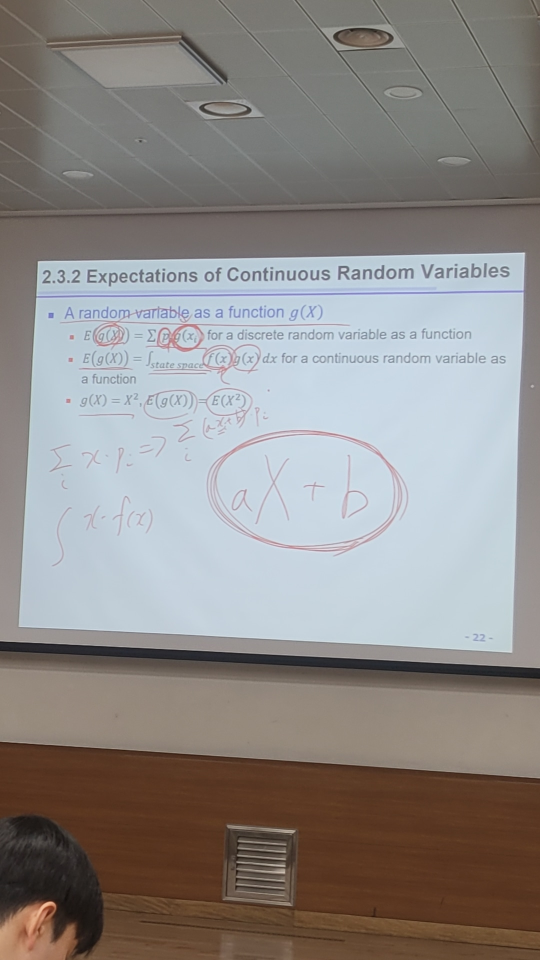
#> input picture samples/screen1.jpg, 1080 x 1920 px (shown at 1/2 size)
$ python step2.py
#> lines starting #> are read from the running program, lines starting #| are printed output that depends on the picture; after the words box and inside, x2 and y2 are one past the last pixel; in counts of white or black regions, pixels touching at a corner belong together
import cv2
from pathlib import Path

ROOT = Path(__file__).resolve().parent.parent
OUT = ROOT / "experiments/out"

img = cv2.imread(str(ROOT / "samples/screen1.jpg"))
#> img is the input picture: shape (1920, 1080, 3); mean B, G, R 135.5, 137.7, 141.5
img = cv2.resize(img, None, fx=0.5, fy=0.5)          # 절반 크기로
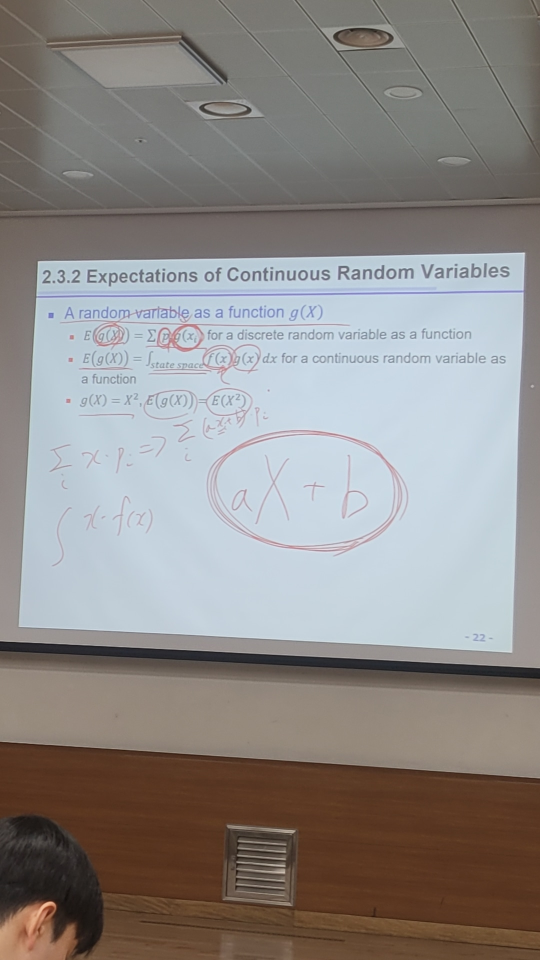
#> img: shape (960, 540, 3); mean B, G, R 135.6, 137.8, 141.6

gray = cv2.cvtColor(img, cv2.COLOR_BGR2GRAY)         # 흑백으로
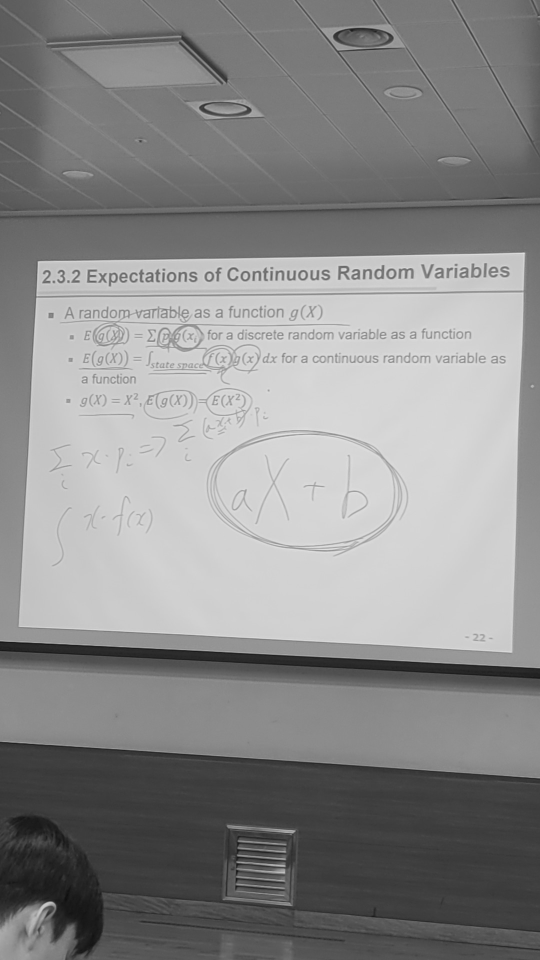
#> gray: shape (960, 540); min 15, max 227, mean 138.7
cv2.imwrite(str(OUT / "2_gray.jpg"), gray)

for t in (90, 100, 110, 120, 130, 140):                              # 기준값 세 개를 한 번에 비교
    _, mask = cv2.threshold(gray, t, 255, cv2.THRESH_BINARY_INV)
    cv2.imwrite(str(OUT / f"2_dark_{t}.png"), mask)
#> this loop made 6 passes
#> pass 1, `_, mask = cv2.threshold(gray, t, 255, cv2.THRESH_BINARY_INV)`:
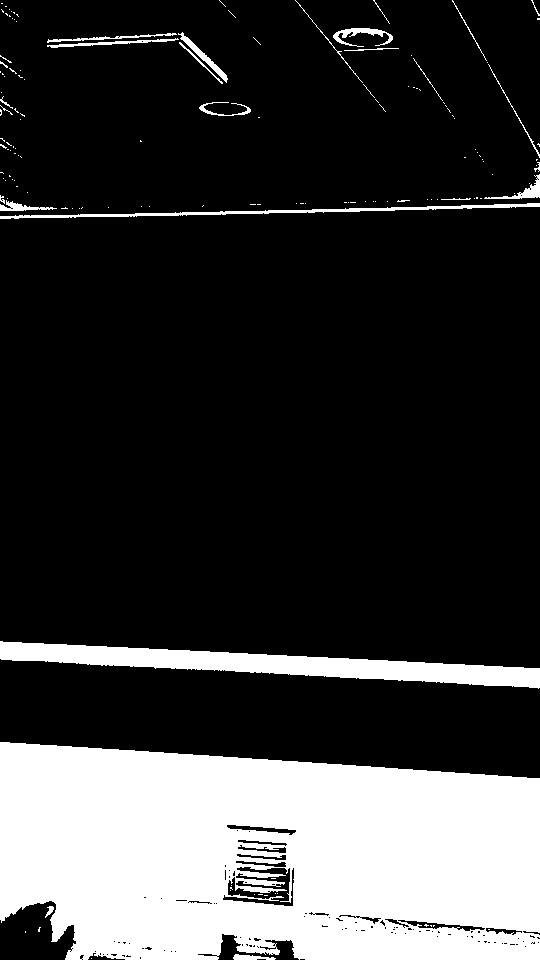
#> mask: shape (960, 540); 22.4% white; 145 white regions (121 under 20 px), largest, box (x1, y1, x2, y2) and area: (0, 742, 540, 960) 100758, (0, 641, 540, 689) 10256, (0, 203, 540, 219) 1678
#> pass 2, `_, mask = cv2.threshold(gray, t, 255, cv2.THRESH_BINARY_INV)`:
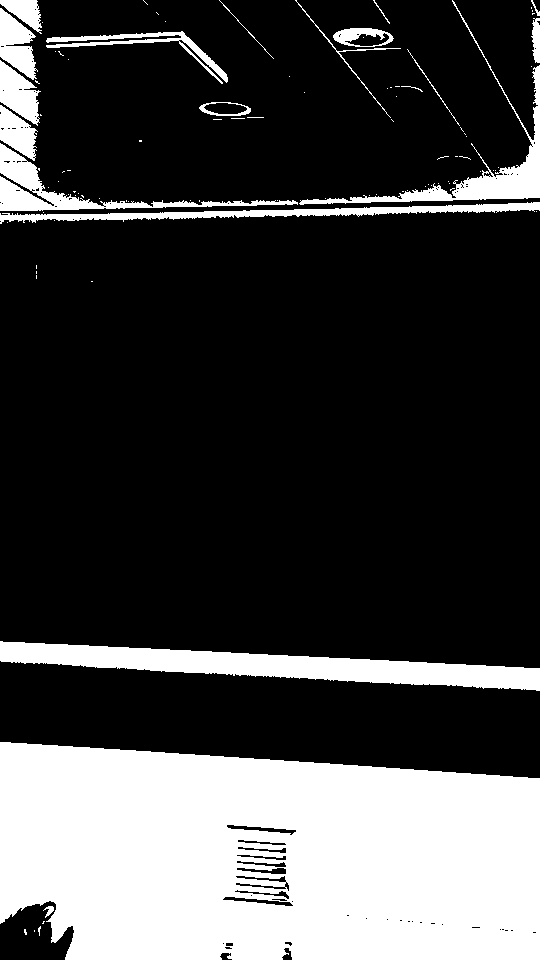
#> mask: shape (960, 540); 26.1% white; 95 white regions (75 under 20 px), largest, box (x1, y1, x2, y2) and area: (0, 742, 540, 960) 103509, (0, 641, 540, 691) 11833, (299, 0, 540, 205) 4336
#> pass 3, `_, mask = cv2.threshold(gray, t, 255, cv2.THRESH_BINARY_INV)`:
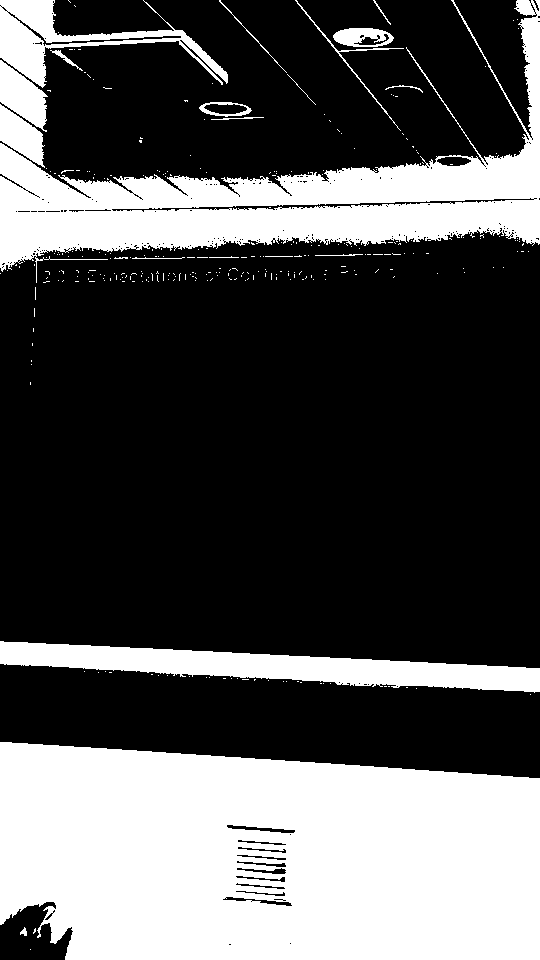
#> mask: shape (960, 540); 32.9% white; 312 white regions (291 under 20 px), largest, box (x1, y1, x2, y2) and area: (0, 742, 540, 960) 104271, (0, 0, 540, 283) 41481, (0, 641, 540, 693) 13051

$ run again, with samples/screen2.jpg copied over samples/screen1.jpg
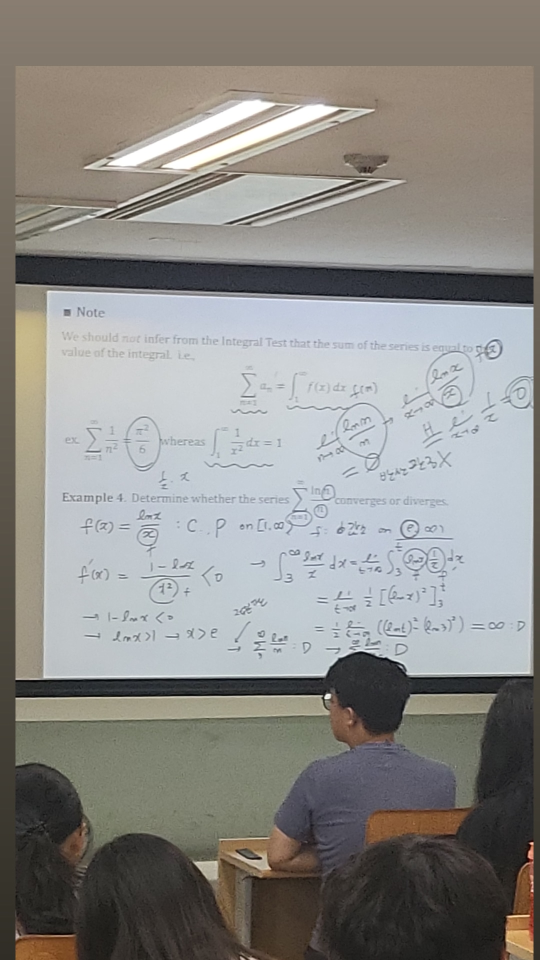
#> input picture samples/screen2.jpg, 1080 x 1920 px (shown at 1/2 size)
#> img is the input picture: shape (1920, 1080, 3); mean B, G, R 136.6, 140, 141.4
#> img: shape (960, 540, 3)
#> the loop `for t in (90, 100, 110, 120, 130, 140):` made 6 passes
#> pass 1, `_, mask = cv2.threshold(gray, t, 255, cv2.THRESH_BINARY_INV)`:
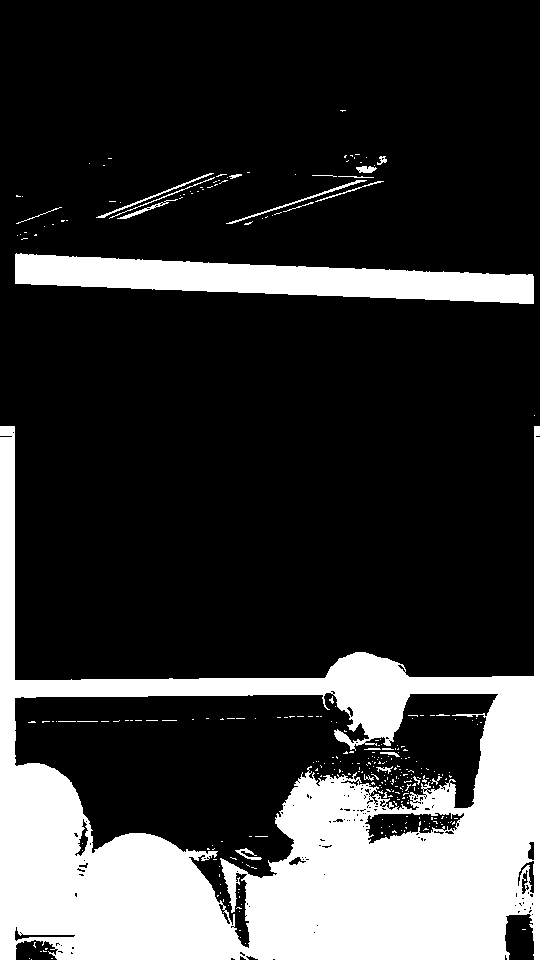
#> mask: shape (960, 540); 22.8% white; 303 white regions (280 under 20 px), largest, box (x1, y1, x2, y2) and area: (0, 426, 540, 960) 100280, (15, 253, 534, 304) 15018, (226, 180, 367, 224) 320
#> pass 3, `_, mask = cv2.threshold(gray, t, 255, cv2.THRESH_BINARY_INV)`:
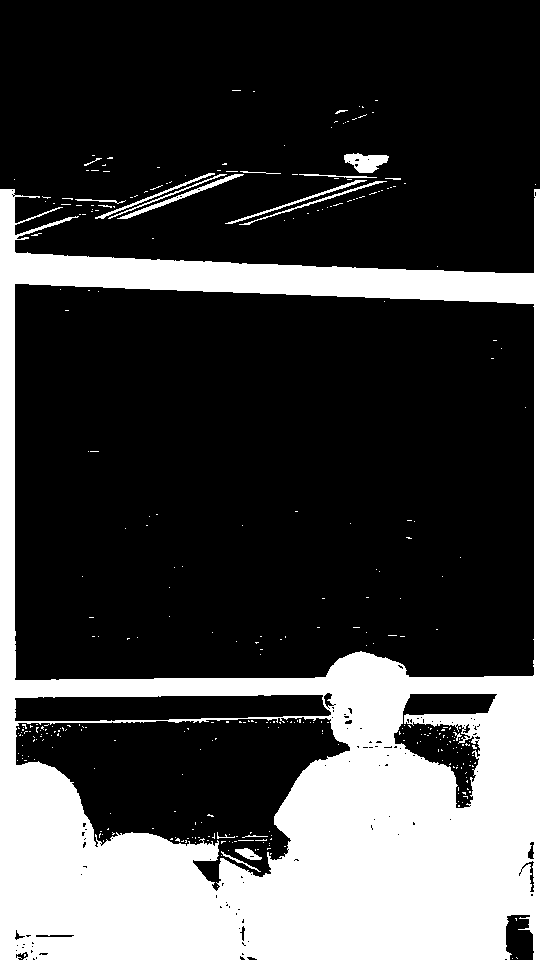
#> mask: shape (960, 540); 26.8% white; 345 white regions (326 under 20 px), largest, box (x1, y1, x2, y2) and area: (0, 189, 540, 960) 134701, (344, 153, 389, 173) 571, (117, 174, 244, 219) 515

$ run again, with samples/board1.jpg copied over samples/screen1.jpg
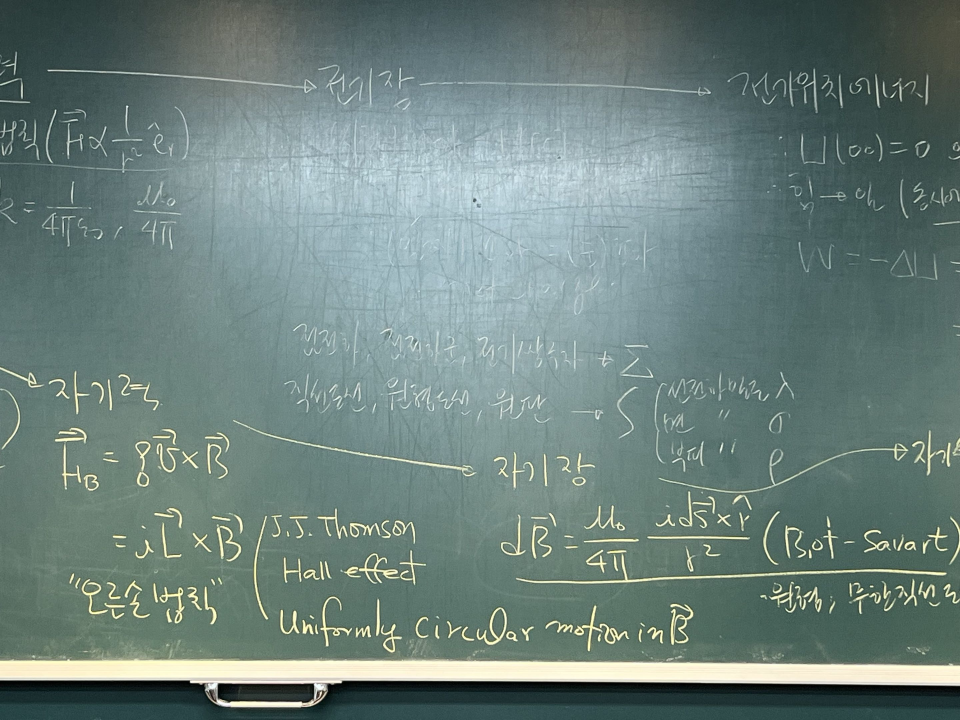
#> input picture samples/board1.jpg, 2880 x 2160 px (shown at 1/3 size)
#> img is the input picture: shape (2160, 2880, 3); mean B, G, R 124.6, 129.2, 108.8
#> img: shape (1080, 1440, 3)
#> the loop `for t in (90, 100, 110, 120, 130, 140):` made 6 passes
#> pass 1, `_, mask = cv2.threshold(gray, t, 255, cv2.THRESH_BINARY_INV)`:
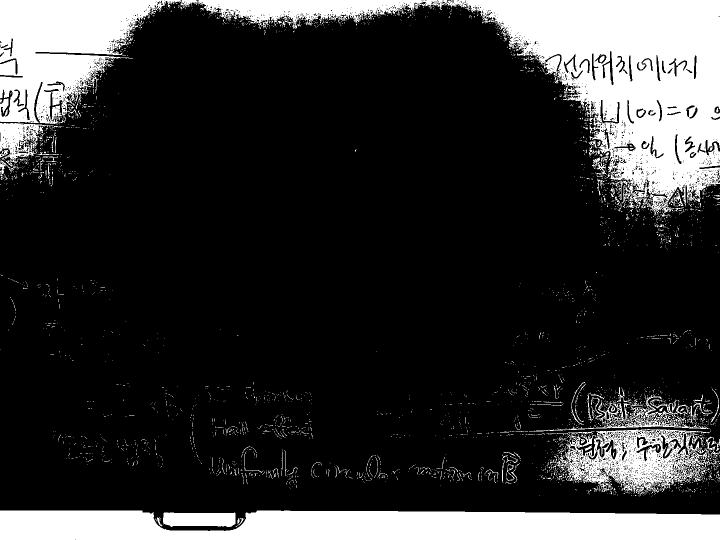
#> mask: shape (1080, 1440) (shown at 1/2 size); 19.3% white; 3136 white regions (3004 under 20 px), largest, box (x1, y1, x2, y2) and area: (0, 0, 1440, 434) 178669, (0, 1021, 1440, 1080) 74785, (1113, 858, 1421, 988) 19519
#> pass 3, `_, mask = cv2.threshold(gray, t, 255, cv2.THRESH_BINARY_INV)`:
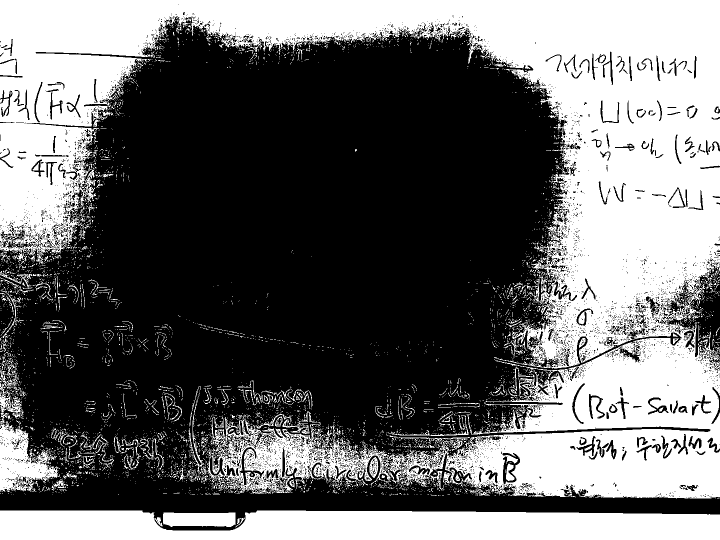
#> mask: shape (1080, 1440) (shown at 1/2 size); 40.9% white; 4933 white regions (4632 under 20 px), largest, box (x1, y1, x2, y2) and area: (0, 0, 1440, 997) 513628, (0, 1021, 1440, 1080) 75100, (0, 838, 117, 984) 8574

$ run again, with samples/screen_black_pen.jpg copied over samples/screen1.jpg
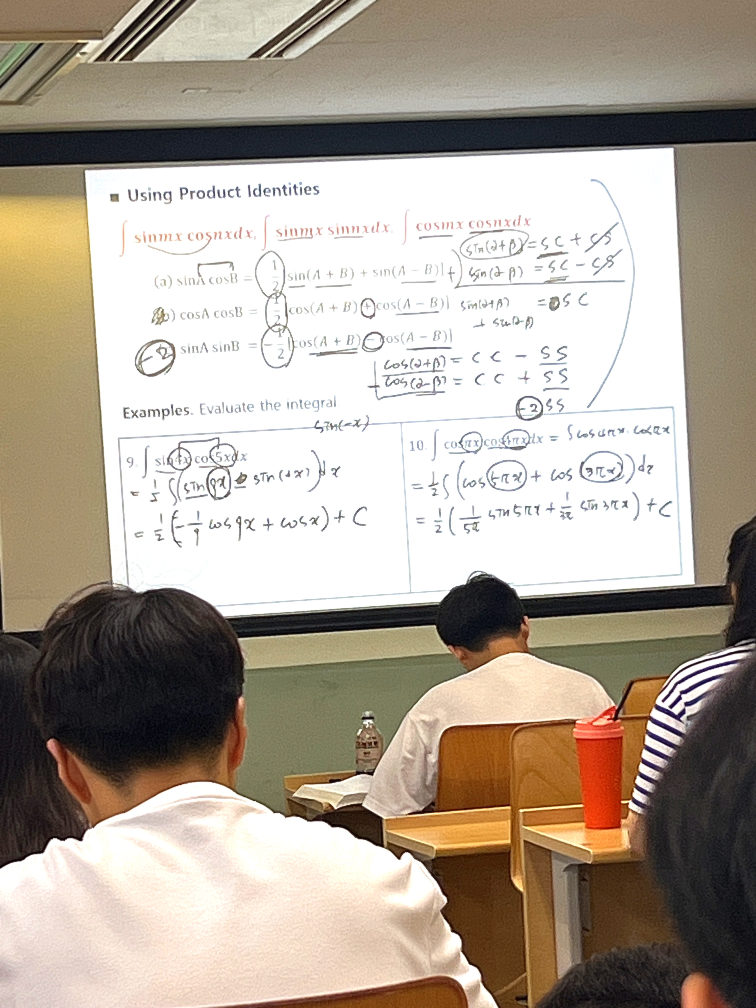
#> input picture samples/screen_black_pen.jpg, 3024 x 4032 px (shown at 1/4 size)
#> img is the input picture: shape (4032, 3024, 3); mean B, G, R 152.3, 165.1, 175.8
#> img: shape (2016, 1512, 3)
#> the loop `for t in (90, 100, 110, 120, 130, 140):` made 6 passes
#> pass 1, `_, mask = cv2.threshold(gray, t, 255, cv2.THRESH_BINARY_INV)`:
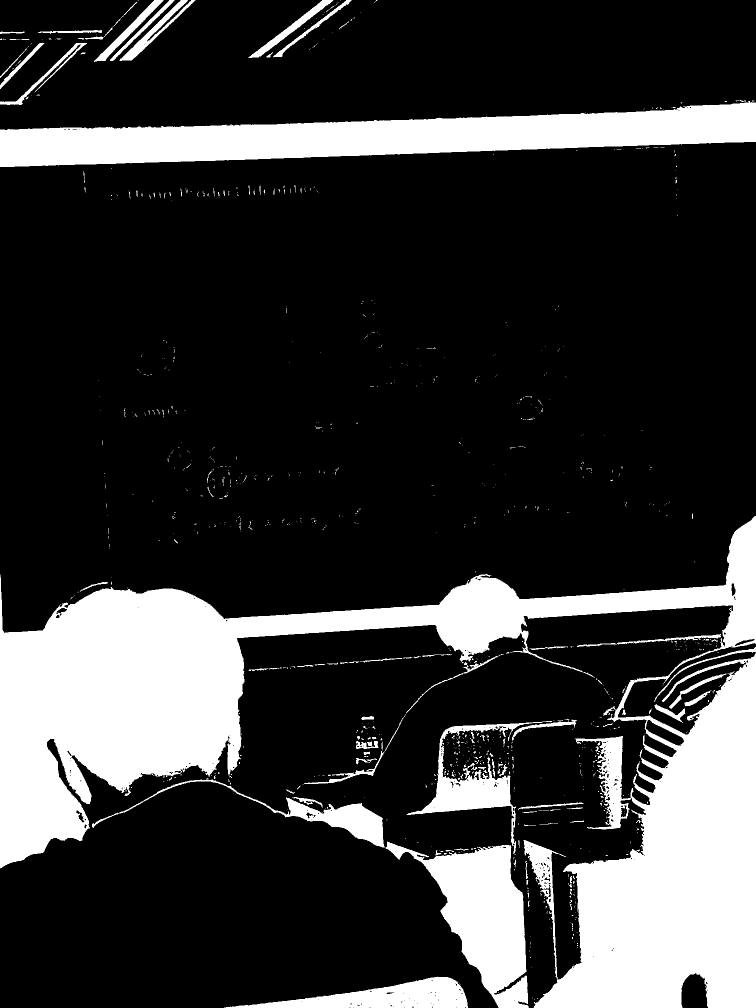
#> mask: shape (2016, 1512) (shown at 1/2 size); 21.5% white; 958 white regions (840 under 20 px), largest, box (x1, y1, x2, y2) and area: (0, 1032, 1512, 2016) 441944, (0, 202, 1512, 334) 106623, (771, 1683, 1058, 2016) 41543
#> pass 3, `_, mask = cv2.threshold(gray, t, 255, cv2.THRESH_BINARY_INV)`:
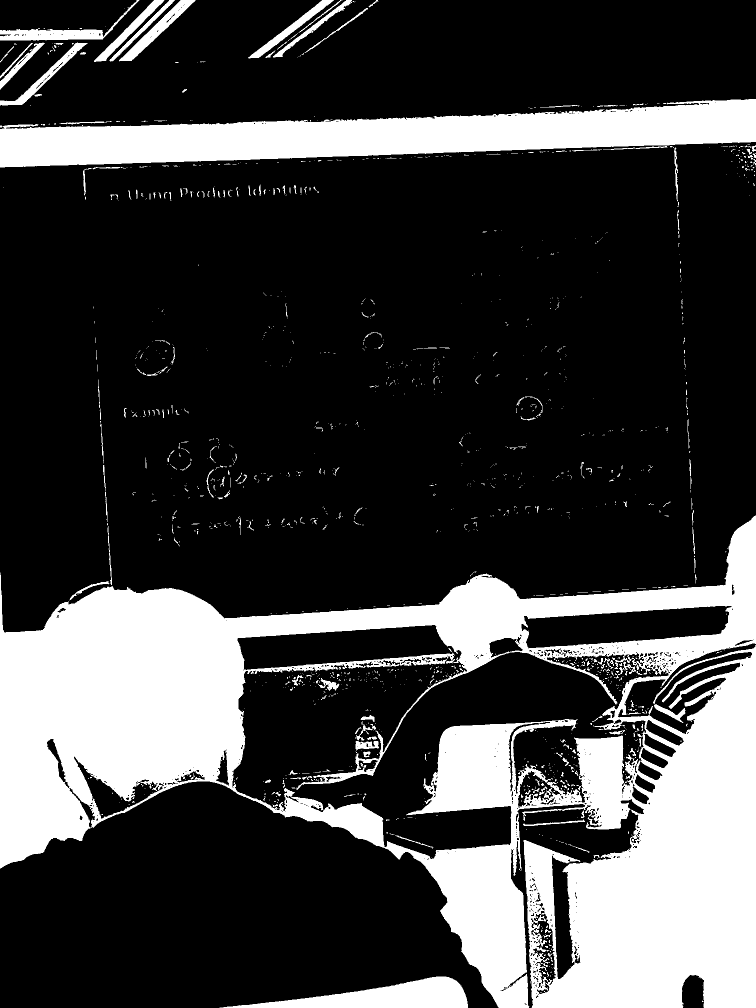
#> mask: shape (2016, 1512) (shown at 1/2 size); 25% white; 1427 white regions (1174 under 20 px), largest, box (x1, y1, x2, y2) and area: (0, 1031, 1512, 2016) 591271, (0, 198, 1512, 335) 114244, (439, 1953, 936, 2016) 15263
